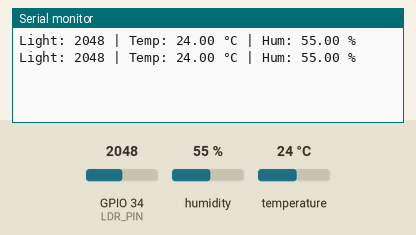
A sketch run on a simulated ESP32. On the bench: the last lines printed to the serial monitor. The inputs (shaded band) are chosen by the test bench; at power-on: humidity 55 %, GPIO 34 (LDR_PIN) = 2048, temperature 24 °C.

Above: at 2.8 s.
2.9 s: humidity set to 22 %
At 4.6 s:
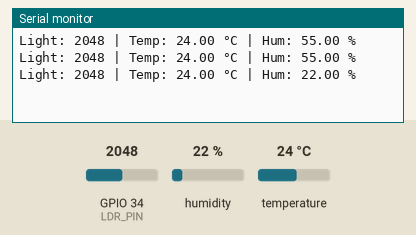
5.6 s: GPIO 34 (LDR_PIN) set to 2866
At 7.0 s:
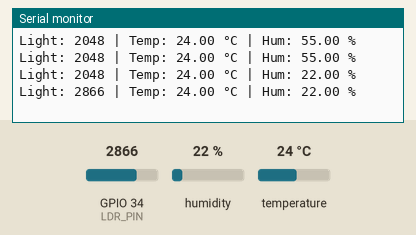
8.3 s: temperature set to 12 °C
At 10.6 s:
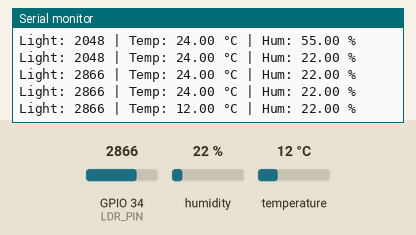
11.0 s: GPIO 34 (LDR_PIN) set to 3603
At 12.9 s:
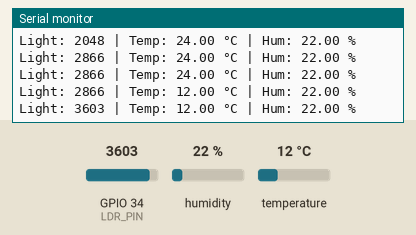
13.7 s: humidity set to 40 %
At 15.3 s:
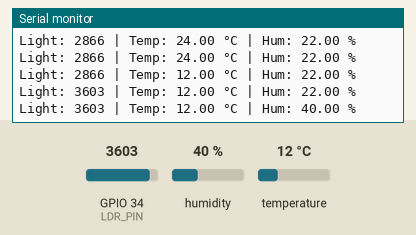
Timing chart, 0 to 16.8 s (numbered marks = the images above; inputs shaded):
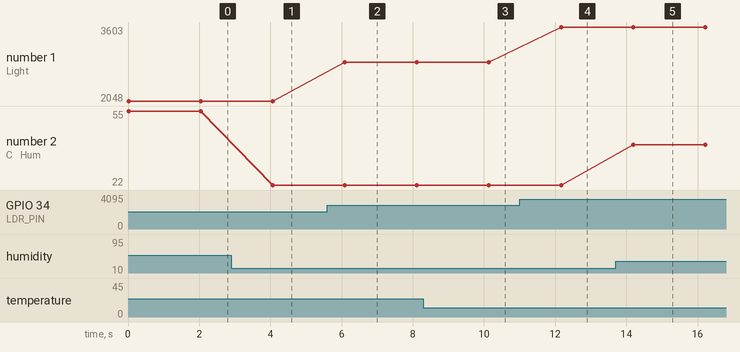

The sketch:

esp32_dht11_ldr_monitor.ino
```cpp
#include <Arduino.h>
#include "DHT.h"

#define DHTPIN 4
#define DHTTYPE DHT11
#define LDR_PIN 34

DHT dht(DHTPIN, DHTTYPE);

void setup() {
    Serial.begin(115200);
    dht.begin();
}

void loop() {
    int ldrValue = analogRead(LDR_PIN);

    float temp = dht.readTemperature();
    float hum = dht.readHumidity();

    if (isnan(temp) || isnan(hum)) {
        Serial.println("DHT Error!");
        return;
    }

    Serial.print("Light: ");
    Serial.print(ldrValue);

    Serial.print(" | Temp: ");
    Serial.print(temp);

    Serial.print(" °C | Hum: ");
    Serial.print(hum);
    Serial.println(" %");

    delay(2000);
}
```

Measured:
- after the input at 2.9 s, the serial monitor: prints a new line after 1.2 s (image 1)
- after the input at 5.6 s, the serial monitor: prints a new line after 0.49 s (image 2)
- after the input at 8.3 s, the serial monitor: prints a new line after 1.8 s (image 3)
- after the input at 11.0 s, the serial monitor: prints a new line after 1.2 s (image 4)
- after the input at 13.7 s, the serial monitor: prints a new line after 0.49 s (image 5)
- plotted number 1: 2048 → 2866 after the input at 5.6 s, 2866 → 3603 after the input at 11.0 s
- plotted number 2: 55 → 22 after the input at 2.9 s, 22 → 40 after the input at 13.7 s
